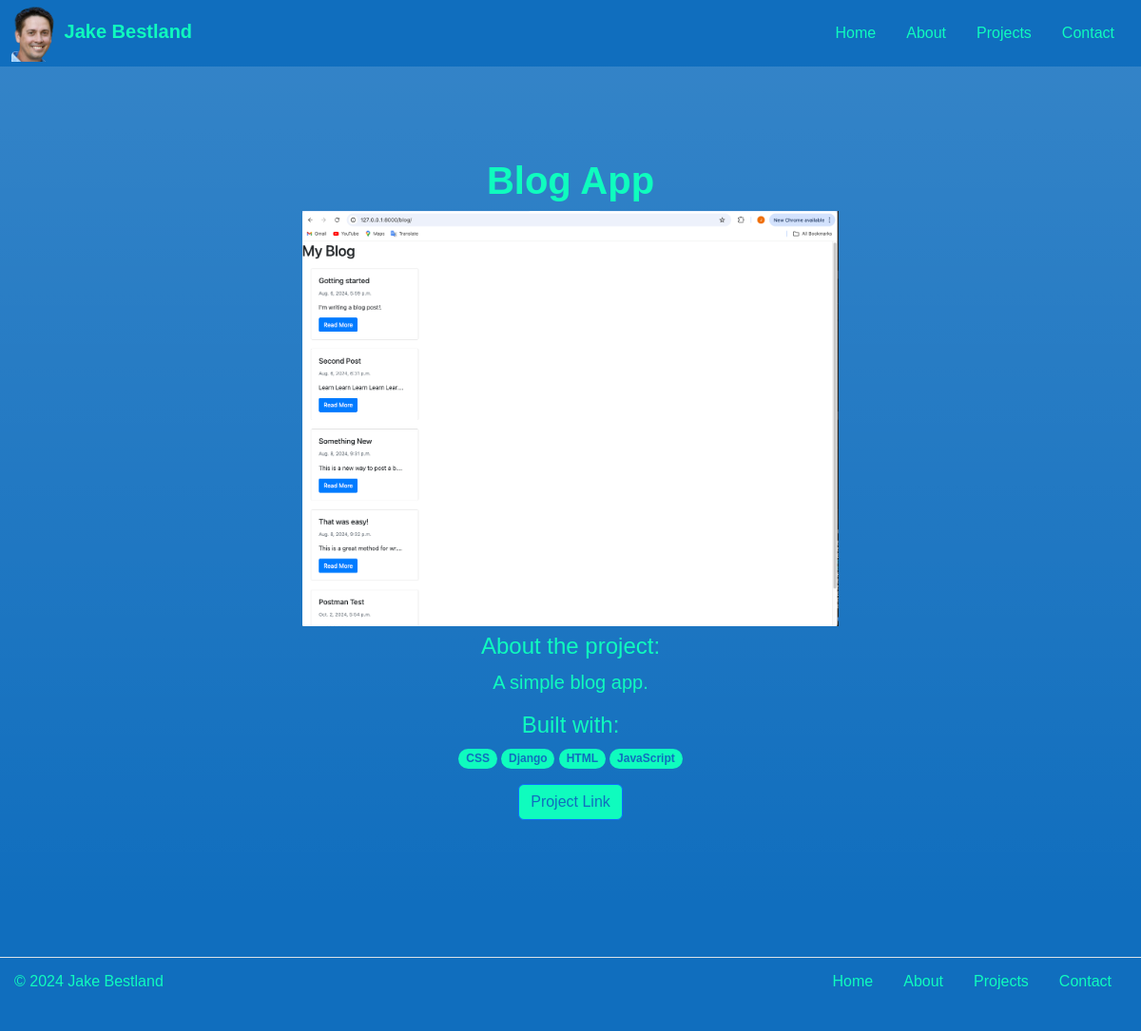
Page /projects/blog-app on the committed database.
### projects/models.py (models this page shows, shortened)
class Project(models.Model):
    title = models.CharField(max_length=100)
    description = models.TextField()
    skill = models.ManyToManyField(Skill, help_text="Select a skill used for this project.")
    slug = models.SlugField(unique=True, null=True, blank=True)
    preview_image = models.ImageField(upload_to='images/previews/', null=True, blank=True)
    animated_gif = models.ImageField(upload_to='images/gifs/', null=True, blank=True)
    link = models.URLField(null=True, blank=True)
    highlight = models.BooleanField(default=False)
    def display_skill(self):
        """Create a string for the Skill.  This is required to display the skill in Admin."""
        return ', '.join(skill.name for skill in self.skill.all())
    def skills_as_list(self):
        return (skill.name for skill in self.skill.all())
    display_skill.short_description = 'Skill'

class Skill(models.Model):
    name = models.CharField(max_length=100, unique=True)
    class Meta:
        ordering = ['name']
        constraints = [
            UniqueConstraint(
                Lower('name'),
                name='skill_name_case_insensitive_unique',
                violation_error_message= "Skill already exists (case insensitive match)"
            ),
        ]

### projects/views.py (the view)
# urls.py: path('projects/<slug:slug>', views.detail, name='project_detail'),
def detail(request, slug):
    project = Project.objects.get(slug=slug)
    return render(request, 'projects/detail.html', {'project': project})

### projects/templates/projects/detail.html (shortened to what this page needs)
{% extends "base.html" %}
{% load static %}
{% block content %}
    <div class="px-4 py-5 text-center bg-gradient">
        <div class="row py-lg-5">
          <div class="col-lg-6 col-md-8 mx-auto">
            <h1 class="fw-normal"><strong>{{ project.title }}</strong></h1>
            <div class="gif-container d-inline-block">
              <img src="{{ project.preview_image.url }}" class="img-fluid preview" alt="Static Preview" width="100%" height="75%">
            </div>
            <h4>About the project:</h4>
            <p class="lead">{{ project.description }}</p>
            <h4>Built with:</h4>
            <p>
                {% for skill in project.skills_as_list %}
                <span class="badge rounded-pill" style="background-color: #0FFCBE; color: #106EBE;">{{ skill }}</span>
                {% endfor %}
            </p>
            <a href="{{ project.link }}" class="btn btn-primary" style="background-color: #0FFCBE; color: #106EBE;">Project Link</a>
          </div>
        </div>
      </div>
{% endblock %}

### projects/static/projects/homepage.css (style rules this page uses)
body { background-color: #106EBE; color: #0FFCBE; font-family: "Gill Sans", sans-serif; }
.gif-container img.preview { display: block; }
a { color: #0FFCBE; }

### rows in the picture
Project: title "Blog App", preview_image (picture), description "A simple blog app."
Skill: skills_as_list "CSS"
Skill: skills_as_list "Django"
Skill: skills_as_list "HTML"
Skill: skills_as_list "JavaScript"
